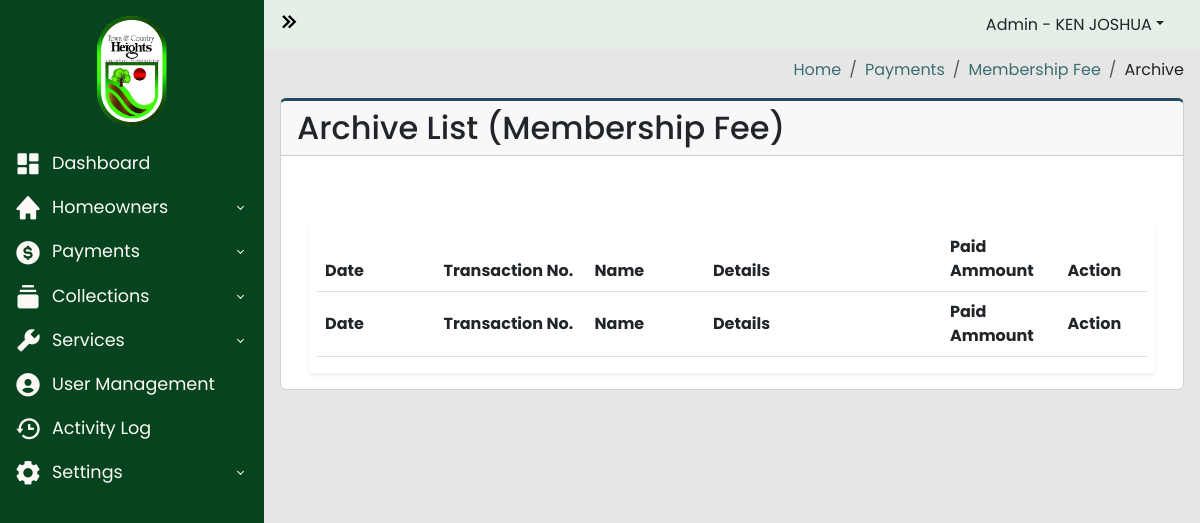
The page /archive/membership_fee_archive_list.php (signed in) on the database as committed earlier.
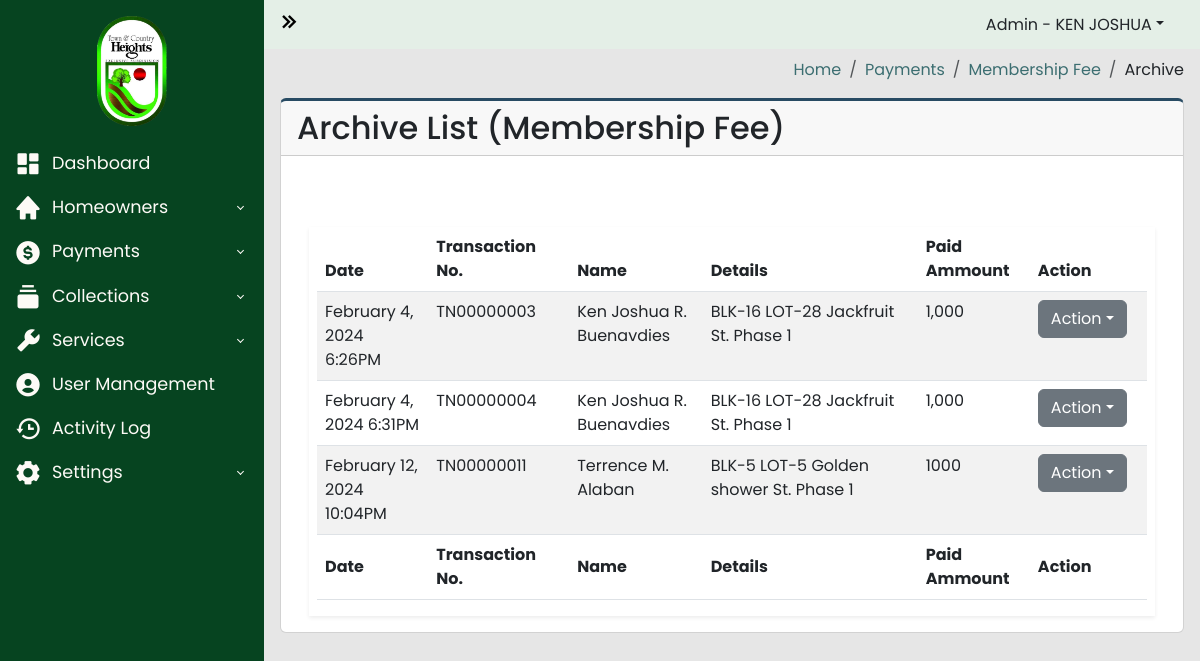
The same page on the database as committed later.
### tables this page shows
CREATE TABLE `payments_list` (
  `id` int(100) NOT NULL,
  `transaction_number` varchar(250) NOT NULL,
  `homeowners_id` int(100) NOT NULL,
  `property_id` int(100) NOT NULL,
  `collection_id` int(255) NOT NULL,
  `collection_fee_id` int(100) NOT NULL,
  `date_created` datetime NOT NULL,
  `paid` varchar(100) NOT NULL,
  `balance` varchar(100) NOT NULL,
  `remarks` varchar(255) NOT NULL,
  `admin` varchar(255) NOT NULL,
  `archive` varchar(255) DEFAULT 'ACTIVE'
);

CREATE TABLE `homeowners_users` (
  `id` int(100) NOT NULL,
  `account_number` varchar(100) NOT NULL,
  `username` varchar(100) NOT NULL,
  `password` varchar(100) NOT NULL,
  `firstname` varchar(100) NOT NULL,
  `lastname` varchar(100) NOT NULL,
  `middle_initial` varchar(100) NOT NULL,
  `email` varchar(100) NOT NULL,
  `phone_number` varchar(100) NOT NULL,
  `blk` varchar(100) NOT NULL,
  `lot` varchar(100) NOT NULL,
  `street` varchar(100) NOT NULL,
  `phase` varchar(100) NOT NULL,
  `status` varchar(100) NOT NULL,
  `date_created` datetime NOT NULL,
  `archive` varchar(255) NOT NULL DEFAULT 'ACTIVE'
);

### archive/membership_fee_archive_list.php (the view, shortened to what the changed rows need)
<?php
require_once("../includes/header.php");
?>
<?php
$server = new Server;
$server->adminAuthentication();
?>
<body>
  <div class="wrapper">
    <div class="main">
      <main class="content px-3 py-2">
        <div class="card card-border">
          <div class="card-header">
            <h2>Archive List (Membership Fee)</h2>
          </div>
          <div class="card-body">
            <div class="container-fluid">
              <section class="main-content">
                <div class="row">
                  <div class="col-xs-12">
                    <div class="box">
                      <div class="body-box shadow-sm">
                        <div class="table-responsive mx-2">
                          <table id="archiveMembershipFee" class="table table-striped" style="width:100%">
                            <thead>
                              <tr>
                                <th width="10%">Date</th>
                                <th width="10%">Transaction No.</th>
                                <th width="10%">Name</th>
                                <th width="20%">Details</th>
                                <th width="5%">Paid Ammount</th>
                                <th scope="col" width="5%">Action</th>
                              </tr>
                            </thead>
                            <tbody>
                              <?php
                        $membership_fee_num = "C001";
                        $INACTIVE = "INACTIVE";
                        $query = "SELECT
                          payments_list.transaction_number,
                          payments_list.id as payment_id,
                          payments_list.date_created as date_paid,
                          payments_list.collection_fee_id,
                          payments_list.paid,
                          homeowners_users.firstname,
                          homeowners_users.middle_initial,
                          homeowners_users.lastname,
                          homeowners_users.blk,
                          homeowners_users.lot,
                          homeowners_users.street,
                          homeowners_users.phase
                          FROM payments_list
                          INNER JOIN homeowners_users ON payments_list.homeowners_id = homeowners_users.id
                          INNER JOIN collection_fee ON payments_list.collection_fee_id = collection_fee.id
                          WHERE collection_fee.collection_fee_number = :membership_fee_num AND payments_list.archive = :INACTIVE
                          ";
                        $data = ["membership_fee_num" => $membership_fee_num, "INACTIVE" => $INACTIVE];
                        $connection = $server->openConn();
                        $stmt = $connection->prepare($query);
                        $stmt->execute($data);
                        if ($stmt->rowCount() > 0) {
                          while ($result = $stmt->fetch()) {
                            $date_paid = $result['date_paid'];
                            $transaction_number = $result['transaction_number'];
                            $firstname = $result['firstname'];
                            $middle_initial = $result['middle_initial'];
                            $lastname = $result['lastname'];
                            $blk = $result['blk'];
                            $lot = $result['lot'];
                            $street = $result['street'];
                            $phase = $result['phase'];
                            $paid_amount = $result['paid'];
                             ?>
                                 <tr>
                                   <td><?php echo date("F j, Y g:iA", strtotime($date_paid)); ?></td>
                                   <td><?php echo $transaction_number; ?></td>
                                   <td><?php echo $firstname . " " . $middle_initial . " " . $lastname; ?></td>
                                   <td><?php echo "BLK-". $blk . " LOT-". $lot . " " . $street . " St. ". $phase; ?></td>
                                   <td><?php echo $paid_amount; ?></td>
                                    <td>
                                      <div class="dropdown">
                                        <a href="#" class="btn btn-secondary dropdown-toggle" data-bs-toggle="dropdown">Action</a>
                                      </div>
                                    </td>
                                  </tr>
                              <?php
                                }
                              }
                              ?>
                            </tbody>
                            <tfoot>
                              <tr>
                                <th width="10%">Date</th>
                                <th width="10%">Transaction No.</th>
                                <th width="10%">Name</th>
                                <th width="20%">Details</th>
                                <th width="5%">Paid Ammount</th>
                                <th scope="col" width="5%">Action</th>
                              </tr>
                            </tfoot>
                          </table>
                        </div>
                      </div>
                    </div>
                  </div>
                </div>
              </section>
            </div>
          </div>
        </div>
      </main>
    </div>
  </div>
  <?php
  include("../includes/footer.php");
  ?>

Rows that differ between the two databases and show on the page:
added payments_list: date_created "February 4, 2024 6:26PM", transaction_number "TN00000003", homeowners_users.firstname "Ken Joshua", homeowners_users.middle_initial "R.", homeowners_users.lastname "Buenavdies", homeowners_users.blk "16", homeowners_users.lot "28", homeowners_users.street "Jackfruit", homeowners_users.phase "Phase 1", paid "1,000"
added payments_list: date_created "February 4, 2024 6:31PM", transaction_number "TN00000004", homeowners_users.firstname "Ken Joshua", homeowners_users.middle_initial "R.", homeowners_users.lastname "Buenavdies", homeowners_users.blk "16", homeowners_users.lot "28", homeowners_users.street "Jackfruit", homeowners_users.phase "Phase 1", paid "1,000"
added payments_list: date_created "February 12, 2024 10:04PM", transaction_number "TN00000011", homeowners_users.firstname "Terrence", homeowners_users.middle_initial "M.", homeowners_users.lastname "Alaban", homeowners_users.blk "5", homeowners_users.lot "5", homeowners_users.street "Golden shower", homeowners_users.phase "Phase 1", paid "1000"
